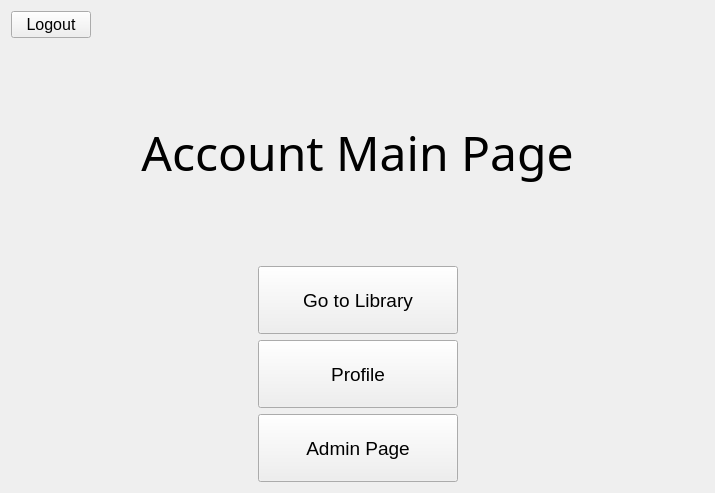
<?xml version="1.0" encoding="UTF-8"?>
<ui version="4.0">
 <class>AccountMainPage</class>
 <widget class="QWidget" name="AccountMainPage">
  <property name="geometry">
   <rect>
    <x>0</x>
    <y>0</y>
    <width>715</width>
    <height>493</height>
   </rect>
  </property>
  <property name="sizePolicy">
   <sizepolicy hsizetype="Fixed" vsizetype="Fixed">
    <horstretch>0</horstretch>
    <verstretch>0</verstretch>
   </sizepolicy>
  </property>
  <property name="windowTitle">
   <string>AccountMainPage</string>
  </property>
  <layout class="QVBoxLayout" name="verticalLayout">
   <item>
    <widget class="QPushButton" name="logoutButton">
     <property name="sizePolicy">
      <sizepolicy hsizetype="Fixed" vsizetype="Fixed">
       <horstretch>0</horstretch>
       <verstretch>0</verstretch>
      </sizepolicy>
     </property>
     <property name="font">
      <font>
       <pointsize>12</pointsize>
      </font>
     </property>
     <property name="text">
      <string>Logout</string>
     </property>
    </widget>
   </item>
   <item>
    <layout class="QHBoxLayout" name="horizontalLayout">
     <item>
      <widget class="QLabel" name="label">
       <property name="font">
        <font>
         <family>Blackadder ITC</family>
         <pointsize>36</pointsize>
        </font>
       </property>
       <property name="text">
        <string>Account Main Page</string>
       </property>
       <property name="alignment">
        <set>Qt::AlignCenter</set>
       </property>
      </widget>
     </item>
    </layout>
   </item>
   <item>
    <layout class="QHBoxLayout" name="horizontalLayout_2">
     <item>
      <spacer name="horizontalSpacer">
       <property name="orientation">
        <enum>Qt::Horizontal</enum>
       </property>
       <property name="sizeHint" stdset="0">
        <size>
         <width>40</width>
         <height>20</height>
        </size>
       </property>
      </spacer>
     </item>
     <item>
      <layout class="QVBoxLayout" name="verticalLayout_3">
       <item>
        <widget class="QPushButton" name="libraryButton">
         <property name="sizePolicy">
          <sizepolicy hsizetype="Minimum" vsizetype="Minimum">
           <horstretch>0</horstretch>
           <verstretch>0</verstretch>
          </sizepolicy>
         </property>
         <property name="minimumSize">
          <size>
           <width>200</width>
           <height>0</height>
          </size>
         </property>
         <property name="maximumSize">
          <size>
           <width>400</width>
           <height>80</height>
          </size>
         </property>
         <property name="font">
          <font>
           <pointsize>14</pointsize>
          </font>
         </property>
         <property name="text">
          <string>Go to Library</string>
         </property>
        </widget>
       </item>
       <item>
        <widget class="QPushButton" name="profileButton">
         <property name="sizePolicy">
          <sizepolicy hsizetype="Minimum" vsizetype="Minimum">
           <horstretch>0</horstretch>
           <verstretch>0</verstretch>
          </sizepolicy>
         </property>
         <property name="minimumSize">
          <size>
           <width>200</width>
           <height>0</height>
          </size>
         </property>
         <property name="maximumSize">
          <size>
           <width>400</width>
           <height>80</height>
          </size>
         </property>
         <property name="font">
          <font>
           <pointsize>14</pointsize>
          </font>
         </property>
         <property name="text">
          <string>Profile</string>
         </property>
        </widget>
       </item>
       <item>
        <widget class="QPushButton" name="adminButton">
         <property name="sizePolicy">
          <sizepolicy hsizetype="Minimum" vsizetype="Minimum">
           <horstretch>0</horstretch>
           <verstretch>0</verstretch>
          </sizepolicy>
         </property>
         <property name="minimumSize">
          <size>
           <width>200</width>
           <height>0</height>
          </size>
         </property>
         <property name="maximumSize">
          <size>
           <width>400</width>
           <height>80</height>
          </size>
         </property>
         <property name="font">
          <font>
           <pointsize>14</pointsize>
          </font>
         </property>
         <property name="text">
          <string>Admin Page</string>
         </property>
        </widget>
       </item>
      </layout>
     </item>
     <item>
      <spacer name="horizontalSpacer_2">
       <property name="orientation">
        <enum>Qt::Horizontal</enum>
       </property>
       <property name="sizeHint" stdset="0">
        <size>
         <width>40</width>
         <height>20</height>
        </size>
       </property>
      </spacer>
     </item>
    </layout>
   </item>
  </layout>
 </widget>
 <resources/>
 <connections/>
</ui>
